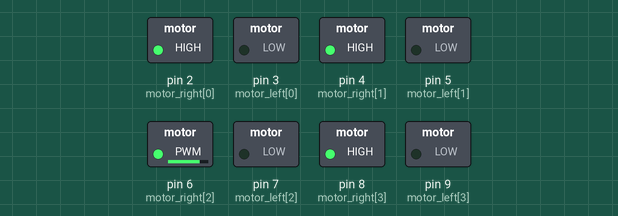
A sketch run on a simulated Arduino Uno, built with avr-gcc and run on an emulated ATmega328P. On the bench: switched loads named in the sketch (green lamp = pin HIGH).

Above: at 0.05 s.
At 1.05 s:
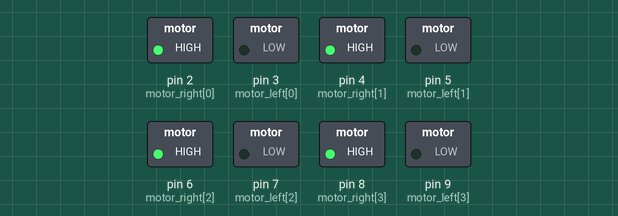
At 2.05 s:
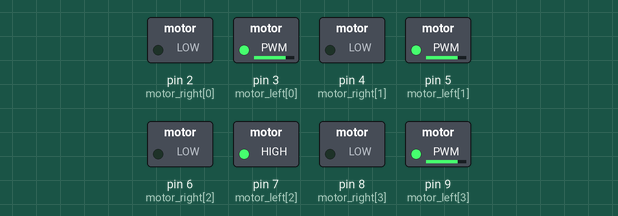
At 3.95 s:
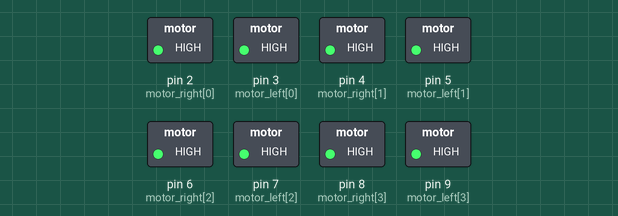
Timing chart, 0 to 5.2 s (numbered marks = the images above):
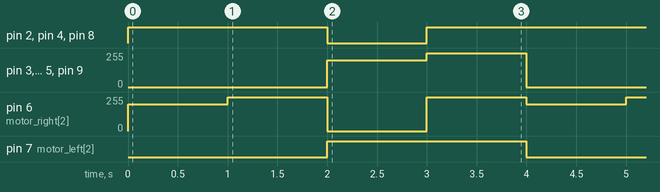

The sketch:

motor.ino
```cpp
const int motor_right[] = {2, 4, 6, 8};
const int motor_left[] = {3, 5, 7, 9};

int myspeed = 200;
int MT_move_times = 1000;
int MT_stop_times = 1000;

void setup() {
  for (int i = 0; i <= 3; i++) {
    pinMode(motor_right[i], OUTPUT);
    pinMode(motor_left[i], OUTPUT);
  }
}

void loop() {
  motor_right_func();
  motor_left_func();
}

void motor_right_func() {
  for (int i = 0; i <= 3; i++) {
    analogWrite(motor_right[i], myspeed);
    analogWrite(motor_left[i], 0);
  }
  delay(MT_move_times);
  for (int i = 0; i <= 3; i++) {
    digitalWrite(motor_right[i], HIGH);
    digitalWrite(motor_right[i], HIGH);
  }
  delay(MT_stop_times);
}

void motor_left_func() {
  for (int i = 0; i <= 3; i++) {
    analogWrite(motor_right[i], 0);
    analogWrite(motor_left[i], myspeed);
  }
  delay(MT_move_times);
  for (int i = 0; i <= 3; i++) {
    digitalWrite(motor_right[i], HIGH);
    digitalWrite(motor_left[i], HIGH);
  }
  delay(MT_stop_times);
}
```

Measured:
- by itself, pin 2 (motor_right[0]), pin 4 (motor_right[1]), pin 8 (motor_right[3]): repeats every 4.0 s: LOW 1.0 s, HIGH 3.0 s
- by itself, pin 3 (motor_left[0]), pin 5 (motor_left[1]), pin 9 (motor_left[3]): repeats every 4.0 s: 255/255 1.0 s, 0/255 2.0 s, 200/255 1.0 s
- by itself, pin 6 (motor_right[2]): repeats every 4.0 s: 255/255 1.0 s, 0/255 1.0 s, 255/255 1.0 s, 200/255 1.0 s
- by itself, pin 7 (motor_left[2]): alternates HIGH for 2.0 s and LOW for 2.0 s
